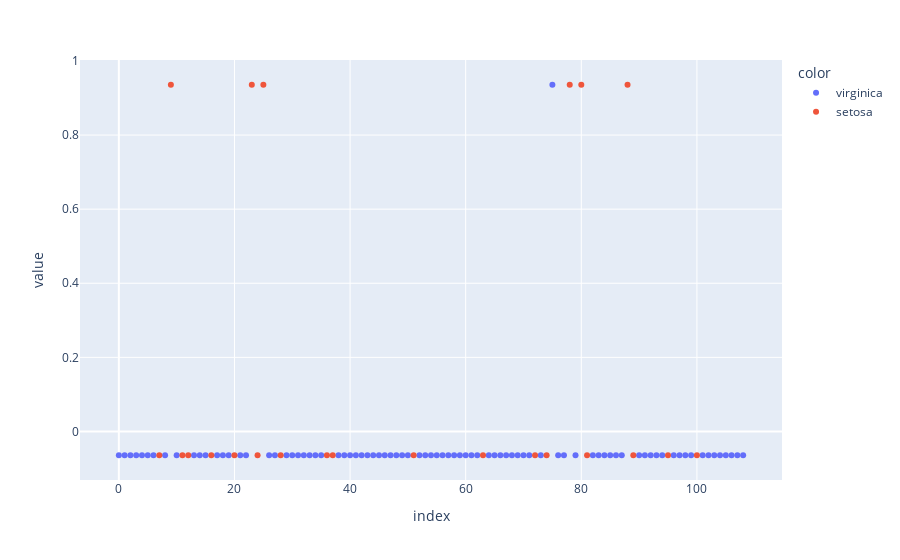

Notebook code cell kept with this figure:
### Code cell
X1 = pca_data[['TrueLabels']]

pca = PCA(n_components=1)
components = pca.fit_transform(X)
fig = px.scatter(components,color=pca_data["color2"])
fig.show()

### Figure 1 — Plotly figure (JSON) as saved in the notebook; plotly's stock layout.template omitted (floating-point values rounded to 4 significant figures)
{"data": [{"hovertemplate": "color=virginica<br>index=%{x}<br>value=%{y}<extra></extra>", "legendgroup": "virginica", "marker": {"color": "#636efa", "symbol": "circle"}, "mode": "markers", "name": "virginica", "orientation": "v", "showlegend": true, "type": "scatter", "x": [0, 1, 2, 3, 4, 5, 6, 8, 10, 13, 14, 15, 17, 18, 19, 21, 22, 26, 27, 29, 30, 31, 32, 33, 34, 35, 38, 39, 40, 41, 42, 43, 44, 45, 46, 47, 48, 49, 50, 52, 53, 54, 55, 56, 57, 58, 59, 60, 61, 62, 64, 65, 66, 67, 68, 69, 70, 71, 73, 75, 76, 77, 79, 82, 83, 84, 85, 86, 87, 90, 91, 92, 93, 94, 96, 97, 98, 99, 101, 102, 103, 104, 105, 106, 107, 108], "xaxis": "x", "y": [-0.06422, -0.06422, -0.06422, -0.06422, -0.06422, -0.06422, -0.06422, -0.06422, -0.06422, -0.06422, -0.06422, -0.06422, -0.06422, -0.06422, -0.06422, -0.06422, -0.06422, -0.06422, -0.06422, -0.06422, -0.06422, -0.06422, -0.06422, -0.06422, -0.06422, -0.06422, -0.06422, -0.06422, -0.06422, -0.06422, -0.06422, -0.06422, -0.06422, -0.06422, -0.06422, -0.06422, -0.06422, -0.06422, -0.06422, -0.06422, -0.06422, -0.06422, -0.06422, -0.06422, -0.06422, -0.06422, -0.06422, -0.06422, -0.06422, -0.06422, -0.06422, -0.06422, -0.06422, -0.06422, -0.06422, -0.06422, -0.06422, -0.06422, -0.06422, 0.9358, -0.06422, -0.06422, -0.06422, -0.06422, -0.06422, -0.06422, -0.06422, -0.06422, -0.06422, -0.06422, -0.06422, -0.06422, -0.06422, -0.06422, -0.06422, -0.06422, -0.06422, -0.06422, -0.06422, -0.06422, -0.06422, -0.06422, -0.06422, -0.06422, -0.06422, -0.06422], "yaxis": "y"}, {"hovertemplate": "color=setosa<br>index=%{x}<br>value=%{y}<extra></extra>", "legendgroup": "setosa", "marker": {"color": "#EF553B", "symbol": "circle"}, "mode": "markers", "name": "setosa", "orientation": "v", "showlegend": true, "type": "scatter", "x": [7, 9, 11, 12, 16, 20, 23, 24, 25, 28, 36, 37, 51, 63, 72, 74, 78, 80, 81, 88, 89, 95, 100], "xaxis": "x", "y": [-0.06422, 0.9358, -0.06422, -0.06422, -0.06422, -0.06422, 0.9358, -0.06422, 0.9358, -0.06422, -0.06422, -0.06422, -0.06422, -0.06422, -0.06422, -0.06422, 0.9358, 0.9358, -0.06422, 0.9358, -0.06422, -0.06422, -0.06422], "yaxis": "y"}], "layout": {"legend": {"title": {"text": "color"}, "tracegroupgap": 0}, "margin": {"t": 60}, "xaxis": {"anchor": "y", "domain": [0, 1], "title": {"text": "index"}}, "yaxis": {"anchor": "x", "domain": [0, 1], "title": {"text": "value"}}}}
